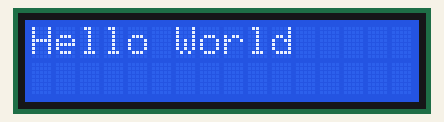
Bench run of a sketch on a simulated Arduino Uno, built with avr-gcc and run on an emulated ATmega328P. On the bench: 16×2 character LCD.

Above: at 0.2 s.
At 1.2 s:
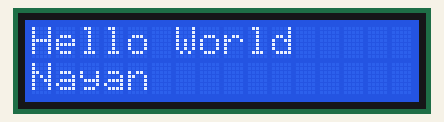

The sketch:

LCD_Display_Code.ino
```cpp
#include <LiquidCrystal_I2C.h>

// ESP8266 Pin
// SCL = D1, SDA = D2, Vcc = Vin, GND = GND

LiquidCrystal_I2C lcd(0x27, 16, 2);
// LiquidCrystal_I2C lcd(0x3F, 20, 4);


void setup()
{
  Serial.begin(9600);
  lcd.begin(16,2);
  lcd.init();
  lcd.backlight();
}

void loop()
{
  lcd.setCursor(0,0);
  lcd.print("Hello World");
  delay(1000);

  lcd.setCursor(0,1);
  lcd.print("Nayan");
  delay(800);

  lcd.clear();
}
```

Measured:
- what the display in image 1 shows lasts 0.8 s, from 1.1 s to 1.9 s
